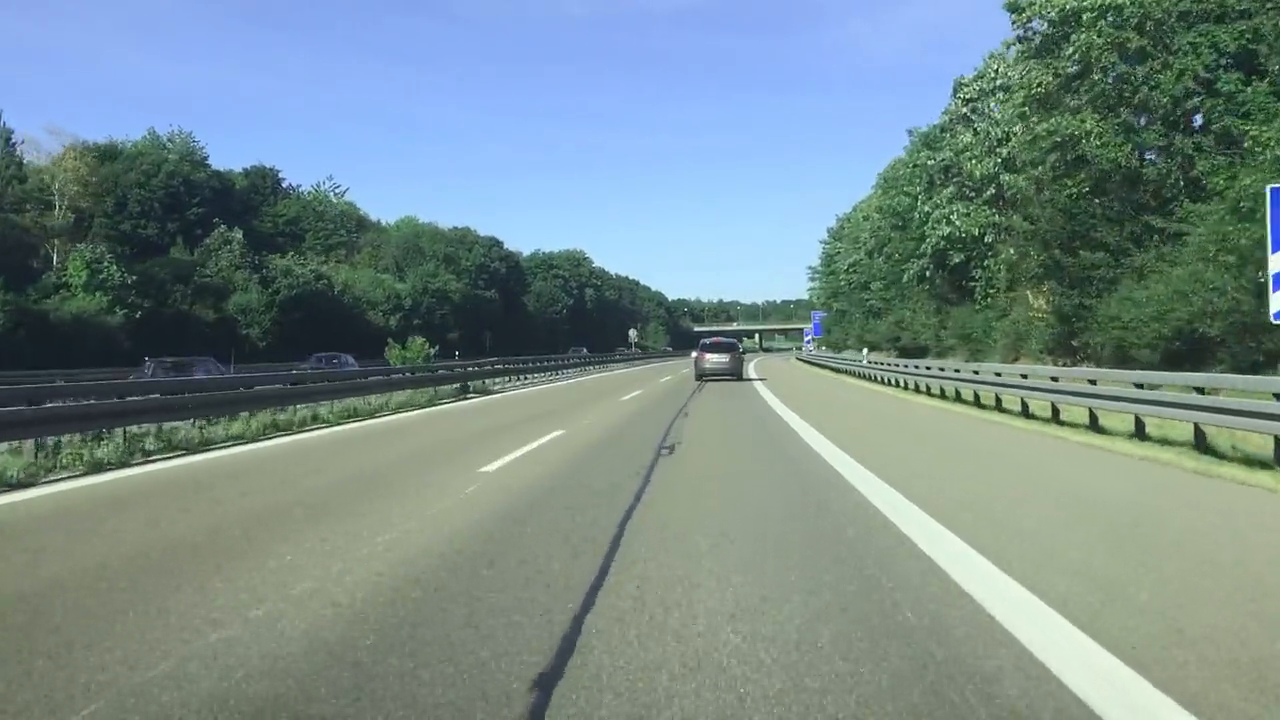
#> input picture frame 77 of data/lanes/test-video-(1).mp4, 1280 x 720 px
$ python lane_following.py   (older library calls are emulated)
#> lines starting #> are read from the running program, lines starting #| are printed output that depends on the picture; after the words box and inside, x2 and y2 are one past the last pixel; in counts of white or black regions, pixels touching at a corner belong together
#!/usr/bin/env python3

import cv2
import numpy as np
from pathlib import Path
import argparse
import sys

# ========================
# Box shape controls
# ========================
RECT_Y_TOP     = 0.10   # how far forward the box reaches (smaller = longer box)
RECT_Y_BOTTOM  = 0.95   # how close to the bumper the box starts
RECT_TOP_SCALE = 1.00   # top width as a fraction of the bottom width (0.80..1.00)

# -----------------------------
# Utilities & Core Components
# -----------------------------

def preprocess_lane_mask(frame):
    """
    Build a binary mask highlighting lane paint (white) + bright edges,
    while suppressing dark cracks and shoulder/curb concrete.
    """
    # Contrast (CLAHE on L in LAB) + mild gain
    lab = cv2.cvtColor(frame, cv2.COLOR_BGR2LAB)
    L, A, B = cv2.split(lab)
    clahe = cv2.createCLAHE(clipLimit=3.0, tileGridSize=(8, 8))
    L = clahe.apply(L)
    frame = cv2.cvtColor(cv2.merge([L, A, B]), cv2.COLOR_LAB2BGR)
    frame = cv2.convertScaleAbs(frame, alpha=1.05, beta=0)

    # HLS decomposition
    hls = cv2.cvtColor(frame, cv2.COLOR_BGR2HLS)
    H, HL, S = cv2.split(hls)

    # Color masks (white-first; yellow disabled here)
    yellow = np.zeros_like(H, dtype=np.uint8)  # disable yellow detection
    white  = cv2.inRange(hls, (0, 200, 0), (255, 255, 255))  # permissive for bright roads

    # Dark cracks (low lightness)
    cracks = cv2.inRange(HL, 0, 85)

    # Brightness-gated edges (avoid edges on dark asphalt)
    gray = cv2.cvtColor(frame, cv2.COLOR_BGR2GRAY)
    sobelx = cv2.Sobel(gray, cv2.CV_32F, 1, 0, ksize=3)
    sobelx = cv2.convertScaleAbs(sobelx)
    _, sx = cv2.threshold(sobelx, 0, 255, cv2.THRESH_OTSU)
    bright = cv2.inRange(HL, 170, 255)
    sx = cv2.bitwise_and(sx, bright)

    # Combine: (color ∪ bright-edges) \ cracks
    mask = cv2.bitwise_or(yellow, white)
    mask = cv2.bitwise_or(mask, sx)
    mask = cv2.bitwise_and(mask, cv2.bitwise_not(cracks))

    # Cleanup
    mask = cv2.medianBlur(mask, 5)
    mask = cv2.morphologyEx(mask, cv2.MORPH_CLOSE, np.ones((5, 5), np.uint8))

    # Shoulder/curb suppression (desaturated bright concrete)
    shoulder = cv2.inRange(HL, 170, 255) & cv2.inRange(S, 0, 60)
    mask = cv2.bitwise_and(mask, cv2.bitwise_not(shoulder))
    return mask


def region_of_interest(binary, pts):
    """Keep only the polygonal region of interest."""
    mask = np.zeros_like(binary)
    cv2.fillPoly(mask, [np.array(pts, dtype=np.int32)], 255)
    return cv2.bitwise_and(binary, mask)


def perspective_matrices(w, h):
    """
    Symmetric trapezoid -> rectangle transform for a stable bird's-eye view.
    Adjust fractions if your camera is different.
    """
    src = np.float32([
        [w * 0.44, h * 0.66],
        [w * 0.56, h * 0.66],
        [w * 0.12, h * 0.96],
        [w * 0.88, h * 0.96]
    ])
    dst = np.float32([
        [w * 0.25, h * 0.10],
        [w * 0.75, h * 0.10],
        [w * 0.25, h * 0.98],
        [w * 0.75, h * 0.98]
    ])
    M    = cv2.getPerspectiveTransform(src, dst)
    Minv = cv2.getPerspectiveTransform(dst, src)
    return M, Minv, src


def right_lane_fallback(binary, expected_lane_px=700, margin=100):
    """Find a robust right lane only, then infer the left by lane width."""
    hist = np.sum(binary[binary.shape[0]//2:, :], axis=0)
    midpoint = hist.shape[0]//2
    right_base = int(np.argmax(hist[midpoint:]) + midpoint)

    # Single-side sliding windows
    nwindows = 9
    window_height = binary.shape[0] // nwindows
    nonzero = binary.nonzero()
    nonzeroy = np.array(nonzero[0]); nonzerox = np.array(nonzero[1])

    rx_current = right_base
    right_inds = []

    for window in range(nwindows):
        wy_low  = binary.shape[0] - (window + 1) * window_height
        wy_high = binary.shape[0] - window * window_height
        wx_low  = rx_current - margin
        wx_high = rx_current + margin

        good = ((nonzeroy >= wy_low) & (nonzeroy < wy_high) &
                (nonzerox >= wx_low) & (nonzerox < wx_high)).nonzero()[0]
        right_inds.append(good)
        if len(good) > 20:
            rx_current = int(np.mean(nonzerox[good]))

    right_inds = np.concatenate(right_inds) if len(right_inds) else np.array([], dtype=int)
    rx, ry = nonzerox[right_inds], nonzeroy[right_inds]
    if len(rx) < 200:
        return None, None, None, None

    right_fit = np.polyfit(ry, rx, 2)

    # Infer left by shifting horizontally by expected lane width (pixels)
    y_eval = binary.shape[0] - 1
    right_x_bottom = right_fit[0]*y_eval**2 + right_fit[1]*y_eval + right_fit[2]
    left_x_bottom  = right_x_bottom - expected_lane_px

    left_fit = np.array([right_fit[0], right_fit[1], right_fit[2] - expected_lane_px])

    ploty = np.linspace(0, binary.shape[0]-1, binary.shape[0])
    return left_fit, right_fit, ploty, (left_x_bottom, right_x_bottom)


def sliding_window(binary, nwindows=9, margin=160, minpix=8):
    """
    Classic sliding-window lane pixel search.
    Returns left/right pixel coordinates.
    """
    histogram = np.sum(binary[binary.shape[0]//2:, :], axis=0)
    h, w = binary.shape[:2]

    midpoint = w // 2
    # Ignore extreme edges to avoid curb
    left_search  = histogram[int(w*0.15):midpoint]
    right_search = histogram[midpoint:int(w*0.85)]

    leftx_base  = int(np.argmax(left_search) + int(w*0.15))
    rightx_base = int(np.argmax(right_search) + midpoint)  # fixed (no extra +midpoint)

    window_height = binary.shape[0] // nwindows
    nonzero = binary.nonzero()
    nonzeroy = np.array(nonzero[0])
    nonzerox = np.array(nonzero[1])

    leftx_current = leftx_base
    rightx_current = rightx_base

    left_lane_inds = []
    right_lane_inds = []

    for window in range(nwindows):
        win_y_low = binary.shape[0] - (window + 1) * window_height
        win_y_high = binary.shape[0] - window * window_height
        win_xleft_low = leftx_current - margin
        win_xleft_high = leftx_current + margin
        win_xright_low = rightx_current - margin
        win_xright_high = rightx_current + margin

        good_left_inds = ((nonzeroy >= win_y_low) & (nonzeroy < win_y_high) &
                          (nonzerox >= win_xleft_low) & (nonzerox < win_xleft_high)).nonzero()[0]
        good_right_inds = ((nonzeroy >= win_y_low) & (nonzeroy < win_y_high) &
                           (nonzerox >= win_xright_low) & (nonzerox < win_xright_high)).nonzero()[0]

        # Adaptive widening when a window is empty (helps very long dashes)
        if len(good_left_inds) == 0:
            win_xleft_low  -= 30
            win_xleft_high += 30
        if len(good_right_inds) == 0:
            win_xright_low  -= 30
            win_xright_high += 30

        left_lane_inds.append(good_left_inds)
        right_lane_inds.append(good_right_inds)

        # Tolerate dashed gaps: only shift if enough points found
        if len(good_left_inds) > minpix:
            leftx_current = int(np.mean(nonzerox[good_left_inds]))
        if len(good_right_inds) > minpix:
            rightx_current = int(np.mean(nonzerox[good_right_inds]))

    left_lane_inds = np.concatenate(left_lane_inds) if len(left_lane_inds) else np.array([], dtype=int)
    right_lane_inds = np.concatenate(right_lane_inds) if len(right_lane_inds) else np.array([], dtype=int)

    leftx = nonzerox[left_lane_inds]; lefty = nonzeroy[left_lane_inds]
    rightx = nonzerox[right_lane_inds]; righty = nonzeroy[right_lane_inds]
    return leftx, lefty, rightx, righty


def search_around_poly(binary, left_fit, right_fit, margin=150):
    """Fast search around previous polynomials (good for dashed lines)."""
    nz = binary.nonzero()
    nonzeroy, nonzerox = np.array(nz[0]), np.array(nz[1])

    left_region = ((nonzerox > (left_fit[0]*(nonzeroy**2) + left_fit[1]*nonzeroy + left_fit[2] - margin)) &
                   (nonzerox < (left_fit[0]*(nonzeroy**2) + left_fit[1]*nonzeroy + left_fit[2] + margin)))
    right_region = ((nonzerox > (right_fit[0]*(nonzeroy**2) + right_fit[1]*nonzeroy + right_fit[2] - margin)) &
                    (nonzerox < (right_fit[0]*(nonzeroy**2) + right_fit[1]*nonzeroy + right_fit[2] + margin)))

    lx, ly = nonzerox[left_region],  nonzeroy[left_region]
    rx, ry = nonzerox[right_region], nonzeroy[right_region]
    return lx, ly, rx, ry


def fit_polynomial(binary, leftx, lefty, rightx, righty):
    """Quadratic fits for left/right lanes."""
    if len(leftx) < 200 or len(rightx) < 200:
        return None, None, None
    left_fit = np.polyfit(lefty, leftx, 2)
    right_fit = np.polyfit(righty, rightx, 2)
    ploty = np.linspace(0, binary.shape[0]-1, binary.shape[0])
    return left_fit, right_fit, ploty


class FitSmoother:
    """Exponential smoothing for polynomial coefficients."""
    def __init__(self, alpha=0.25):
        self.left = None
        self.right = None
        self.a = alpha

    def update(self, lf, rf):
        if lf is None or rf is None:
            return self.left, self.right
        lf = np.array(lf); rf = np.array(rf)
        if self.left is None:
            self.left, self.right = lf, rf
        else:
            self.left  = self.a*lf + (1-self.a)*self.left
            self.right = self.a*rf + (1-self.a)*self.right
        return self.left, self.right


class LaneRegulator:
    """
    Keeps lane width and center stable with EMA smoothing and applies
    horizontal shifts to fits so the polygon stays centered and rectangular.
    """
    def __init__(self, target_px=650, alpha_w=0.25, alpha_c=0.3):
        self.w_px = target_px     # smoothed lane width (pixels)
        self.c_px = None          # smoothed center x at bottom
        self.aw = alpha_w
        self.ac = alpha_c

    def update_measures(self, left_fit, right_fit, h):
        y = h - 1
        lx = left_fit[0]*y*y + left_fit[1]*y + left_fit[2]
        rx = right_fit[0]*y*y + right_fit[1]*y + right_fit[2]
        width = rx - lx
        center = 0.5*(lx + rx)
        self.w_px = self.aw*width + (1 - self.aw)*self.w_px
        if self.c_px is None:
            self.c_px = center
        else:
            self.c_px = self.ac*center + (1 - self.ac)*self.c_px

    def regularize(self, left_fit, right_fit, h):
        """Shift c-terms so bottom positions are centered & at smoothed width."""
        y = h - 1
        lx_d = self.c_px - self.w_px/2
        rx_d = self.c_px + self.w_px/2
        lx = left_fit[0]*y*y + left_fit[1]*y + left_fit[2]
        rx = right_fit[0]*y*y + right_fit[1]*y + right_fit[2]
        lf = left_fit.copy();  rf = right_fit.copy()
        lf[2] += (lx_d - lx)
        rf[2] += (rx_d - rx)
        return lf, rf

    # [18 lines left out: function synthesize_missing, not called in this run]


class PID:
    """Simple PID used for a steer-like signal based on lateral error."""
    def __init__(self, kp=0.8, ki=0.0, kd=0.12):
        self.kp, self.ki, self.kd = kp, ki, kd
        self.i = 0.0
        self.prev = 0.0

    def step(self, e, dt=1/30.0, windup=1.0):
        self.i = np.clip(self.i + e*dt, -windup, windup)
        d = (e - self.prev) / max(dt, 1e-6)
        self.prev = e
        return self.kp*e + self.ki*self.i + self.kd*d


def open_writer(base_path, fps, size):
    """Try mp4v (mp4), then XVID (avi). Returns (writer, out_path)."""
    base = Path(base_path)
    for fourcc_str, ext in [("mp4v", ".mp4"), ("XVID", ".avi")]:
        out_path = base.with_suffix(ext)
        vw = cv2.VideoWriter(str(out_path), cv2.VideoWriter_fourcc(*fourcc_str), fps, size)
        if vw.isOpened():
            print(f"[writer] Using {fourcc_str} -> {out_path.name}")
            return vw, out_path
        vw.release()
    raise RuntimeError("Failed to open VideoWriter with mp4v or XVID")


# -----------------------------
# Main Pipeline
# -----------------------------

def process_video(input_path: Path, output_path: Path, show: bool=False):
    reg = LaneRegulator(target_px=640, alpha_w=0.25, alpha_c=0.3)
    ROOT = Path(__file__).resolve().parents[1]
    input_path = (ROOT / input_path).resolve()
    output_path = (ROOT / output_path).resolve()
    output_path.parent.mkdir(parents=True, exist_ok=True)

    print(f"CWD     : {Path.cwd()}")
    print(f"Input   : {input_path}")
    print(f"Output  : {output_path}")

    cap = cv2.VideoCapture(str(input_path))
    if not cap.isOpened():
        raise FileNotFoundError(f"Could not open input video: {input_path}")

    fps_cap = cap.get(cv2.CAP_PROP_FPS)
    fps = fps_cap if fps_cap and fps_cap > 1.0 else 25.0
    w = int(cap.get(cv2.CAP_PROP_FRAME_WIDTH) or 0)
    h = int(cap.get(cv2.CAP_PROP_FRAME_HEIGHT) or 0)
    if w == 0 or h == 0:
        cap.release()
        raise RuntimeError("Input reports 0 width/height. Re-encode the video.")

    writer, out_path = open_writer(output_path, fps, (w, h))
    print(f"Video   : {w}x{h} @ {fps:.2f} fps")

    pid = PID()
    smoother = FitSmoother(alpha=0.18)
    last_left_fit, last_right_fit = None, None

    xm_per_pix = 3.7 / 700.0  # meters per pixel (approx for bottom of image)

    frames = 0
    while True:
        ok, frame = cap.read()
#> frame is the input picture: shape (720, 1280, 3); mean B, G, R 138.6, 139, 118.5
        if not ok:
            break

        mask = preprocess_lane_mask(frame)
#> in preprocess_lane_mask, `H, HL, S = cv2.split(hls)`:
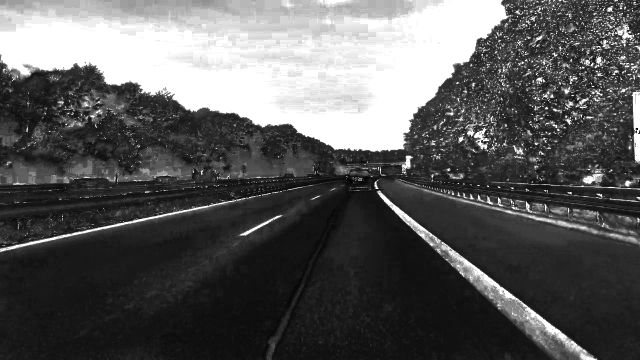
#> S: shape (720, 1280) (shown at 1/2 size); min 0, max 255, mean 90.2
#> in preprocess_lane_mask, `white  = cv2.inRange(hls, (0, 200, 0), (255, 255, 255))`:
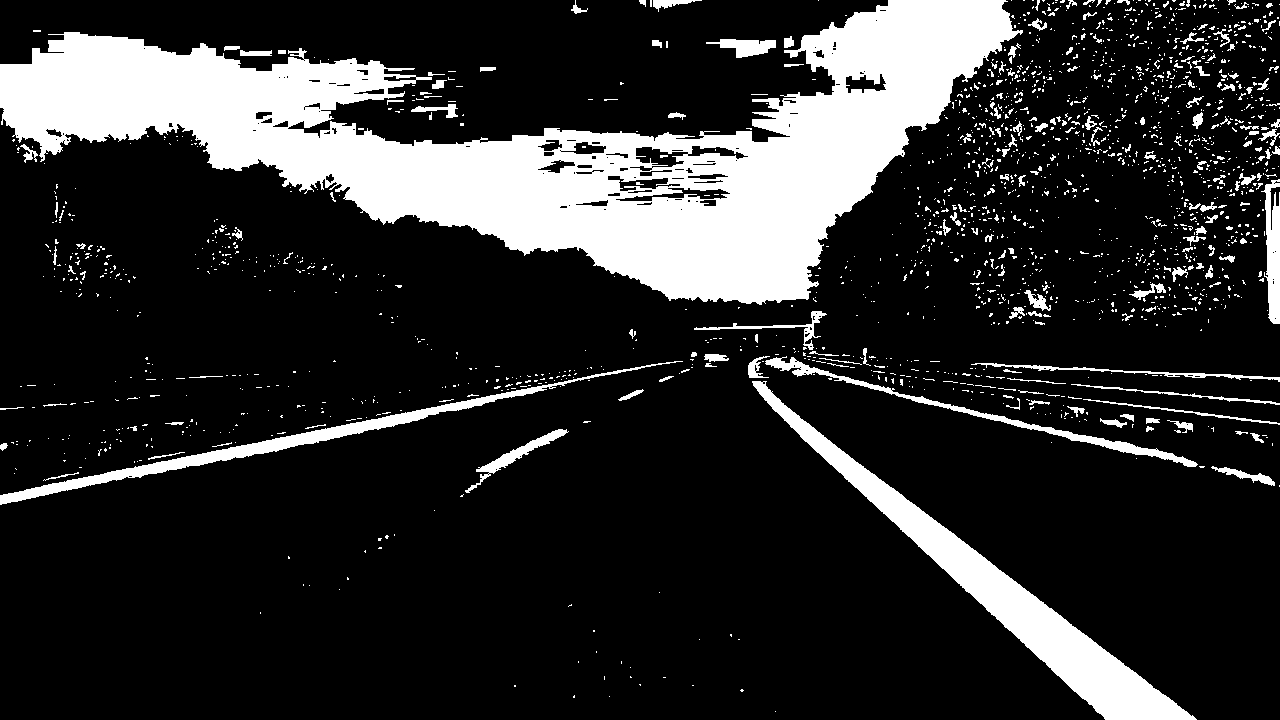
#> white: shape (720, 1280); 18% white; 1881 white regions (1688 under 20 px), largest, box (x1, y1, x2, y2) and area: (0, 0, 1023, 305) 118030, (752, 381, 1197, 720) 17457, (0, 361, 683, 505) 5760
#> in preprocess_lane_mask, `sobelx = cv2.convertScaleAbs(sobelx)`:
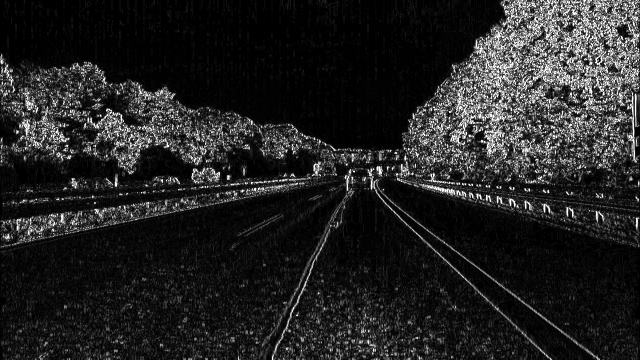
#> sobelx: shape (720, 1280) (shown at 1/2 size); min 0, max 255, mean 35.2
#> in preprocess_lane_mask, `mask = cv2.morphologyEx(mask, cv2.MORPH_CLOSE, np.ones((5, 5), np.uint..`:
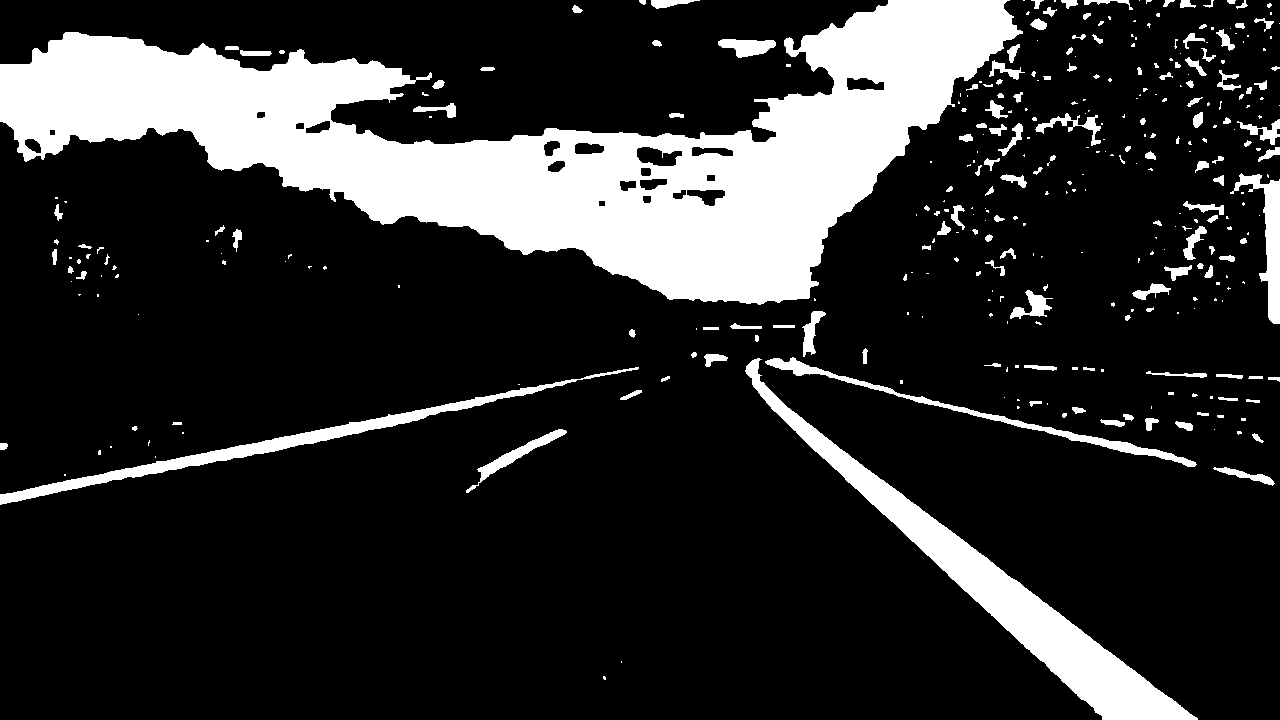
#> mask: shape (720, 1280); 18.1% white; 348 white regions (199 under 20 px), largest, box (x1, y1, x2, y2) and area: (0, 0, 1023, 305) 121819, (745, 358, 1198, 720) 18545, (0, 367, 639, 505) 5820
#> (the rest of the program and of its run is left out)
